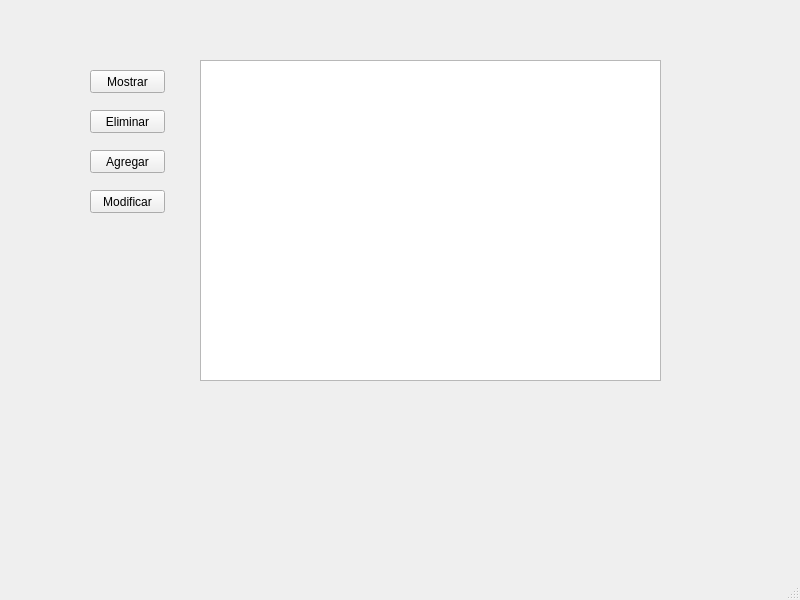
<?xml version="1.0" encoding="UTF-8"?>
<ui version="4.0">
 <class>Ui_MainWindow</class>
 <widget class="QMainWindow" name="Ui_MainWindow">
  <property name="geometry">
   <rect>
    <x>0</x>
    <y>0</y>
    <width>800</width>
    <height>600</height>
   </rect>
  </property>
  <property name="windowTitle">
   <string>MainWindow</string>
  </property>
  <widget class="QWidget" name="centralwidget">
   <widget class="QPushButton" name="buttonMostrar">
    <property name="geometry">
     <rect>
      <x>90</x>
      <y>70</y>
      <width>75</width>
      <height>23</height>
     </rect>
    </property>
    <property name="text">
     <string>Mostrar</string>
    </property>
   </widget>
   <widget class="QPushButton" name="buttonAgregar">
    <property name="geometry">
     <rect>
      <x>90</x>
      <y>150</y>
      <width>75</width>
      <height>23</height>
     </rect>
    </property>
    <property name="text">
     <string>Agregar</string>
    </property>
   </widget>
   <widget class="QPushButton" name="buttonModificar">
    <property name="geometry">
     <rect>
      <x>90</x>
      <y>190</y>
      <width>75</width>
      <height>23</height>
     </rect>
    </property>
    <property name="text">
     <string>Modificar</string>
    </property>
   </widget>
   <widget class="QPushButton" name="buttonEliminar">
    <property name="geometry">
     <rect>
      <x>90</x>
      <y>110</y>
      <width>75</width>
      <height>23</height>
     </rect>
    </property>
    <property name="text">
     <string>Eliminar</string>
    </property>
   </widget>
   <widget class="QTableView" name="tableView">
    <property name="geometry">
     <rect>
      <x>200</x>
      <y>60</y>
      <width>461</width>
      <height>321</height>
     </rect>
    </property>
   </widget>
  </widget>
  <widget class="QMenuBar" name="menubar">
   <property name="geometry">
    <rect>
     <x>0</x>
     <y>0</y>
     <width>800</width>
     <height>21</height>
    </rect>
   </property>
  </widget>
  <widget class="QStatusBar" name="statusbar"/>
 </widget>
 <resources/>
 <connections/>
</ui>
